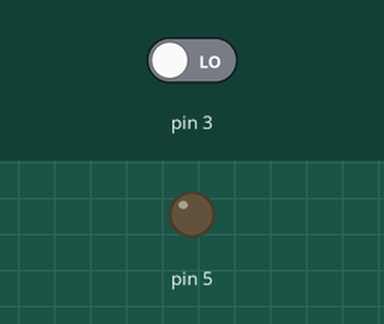
This sketch was run on a simulated Arduino Uno, built with avr-gcc and run on an emulated ATmega328P. Parts: output pins drawn as LEDs (lit = HIGH). The inputs (shaded band) are chosen by the test bench; at power-on: pin 3 LOW.

Above: at 0.1 s.
At 6.5 s:
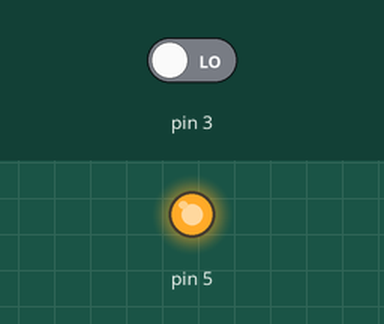
Timing chart, 0 to 16.6 s (numbered marks = the images above):
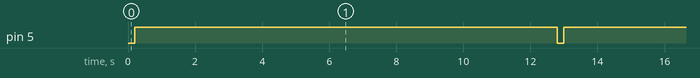

The sketch:

dimmer_interrupcion.ino
```cpp
int led=0;
bool dir=false;
void setup() {
  attachInterrupt(digitalPinToInterrupt(3), direccion, RISING);
  pinMode(5, OUTPUT);
}

void loop() {
  digitalWrite(5, led);
   delay(200);
  if(dir==false){
    led=led+20;
  }else{
    led=led-20;
  }

}
void direccion(){
  !dir;
}
```

Measured:
- by itself, pin 5: alternates HIGH for 12.6 s and LOW for 0.20 s
